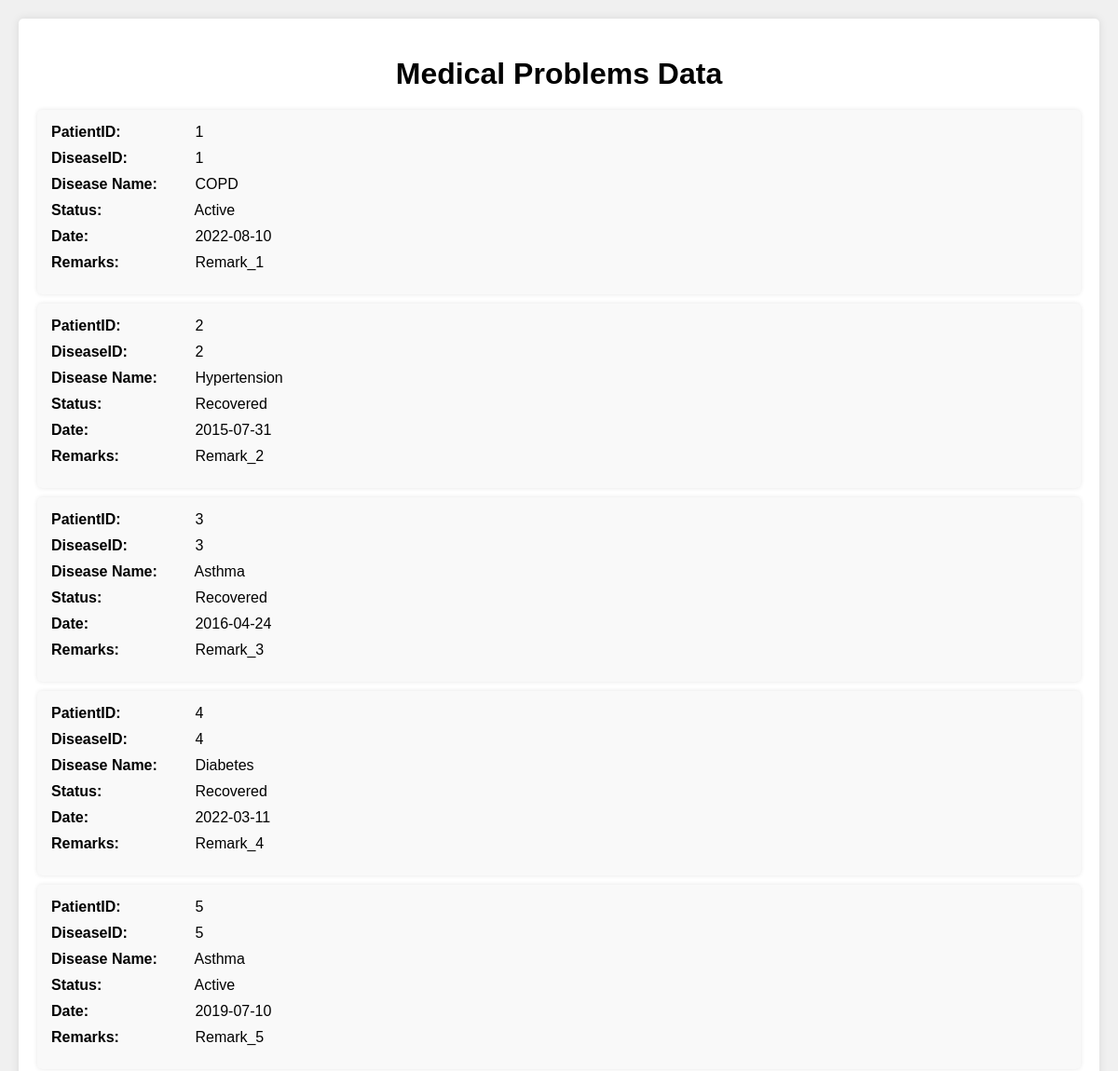
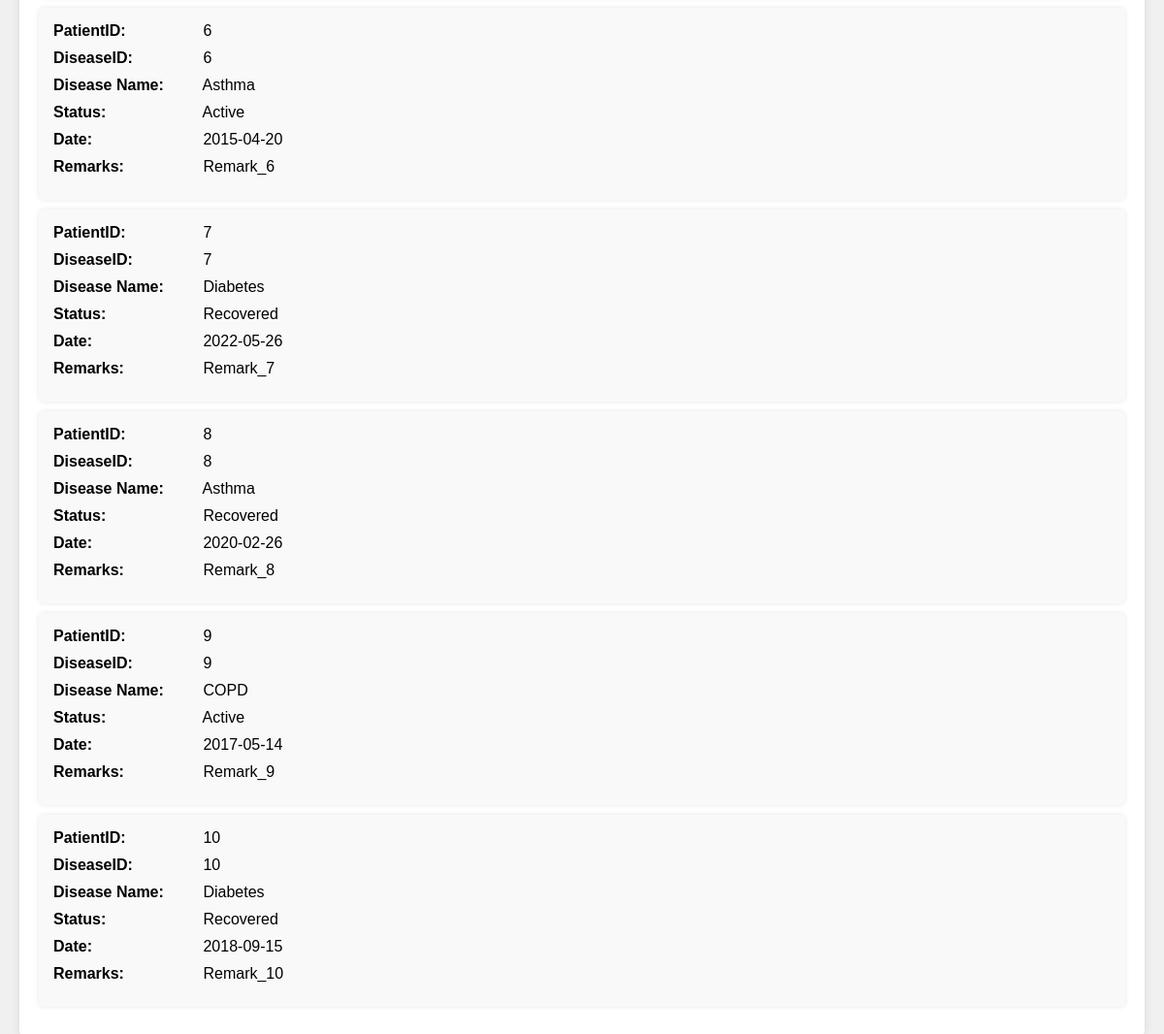
Page /medicalproblems on the committed database (2 pictures, top to bottom).
### tables this page shows
CREATE TABLE MedicalProblems (
                DiseaseID INTEGER PRIMARY KEY AUTOINCREMENT,
                PatientID INTEGER,
                DiseaseName TEXT,
                Status TEXT,
                Date DATE,
                image BLOB,
                remarks TEXT
            );

### app.py (the view)
@app.route('/medicalproblems', methods=['GET'])
def fetch_medicalproblems():
    conn = get_db_connection(2)
    cursor = conn.cursor()
    cursor.execute("SELECT * FROM MedicalProblems")
    rows = cursor.fetchall()
    cursor.close()
    conn.close()
    return render_template('medicalproblems.html', rows=rows)

### database.py (called while the page is built)
def get_db_connection(database):
    if database == 1:
        conn = sqlite3.connect('Details.db')
        conn.row_factory = sqlite3.Row
        return conn
    elif database == 2:
        conn = sqlite3.connect('History.db')
        conn.row_factory = sqlite3.Row
        return conn

### templates/medicalproblems.html (shortened to what this page needs)
<!DOCTYPE html>
<html lang="en">
<head>
    <link rel="stylesheet" href="{{ url_for('static', filename='style.css') }}">
</head>
<body>
    <div class="container">
        <h1>Medical Problems Data</h1>
        {% for row in rows %}
        <div class="record">
            <div><strong>PatientID:</strong> {{ row['PatientID'] }}</div>
            <div><strong>DiseaseID:</strong> {{ row['DiseaseID'] }}</div>
            <div><strong>Disease Name:</strong> {{ row['DiseaseName'] }}</div>
            <div><strong>Status:</strong> {{ row['Status'] }}</div>
            <div><strong>Date:</strong> {{ row['Date'] }}</div>
            <div><strong>Remarks:</strong> {{ row['remarks'] }}</div>
        </div>
        {% endfor %}
    </div>
</body>
</html>

### static/style.css (style rules this page uses)
body { font-family: Arial, sans-serif; background-color: #f0f0f0; margin: 0; padding: 20px; }
.container { background-color: #fff; padding: 20px; border-radius: 5px; box-shadow: 0 0 10px rgba(0, 0, 0, 0.1); }
h1 { text-align: center; margin-bottom: 20px; }
.record { background-color: #f9f9f9; padding: 15px; border-radius: 5px; margin-bottom: 10px; box-shadow: 0 0 5px rgba(0, 0, 0, 0.1); }
.record div { margin-bottom: 10px; }
.record div strong { display: inline-block; width: 150px; }

### rows in the picture
MedicalProblems: PatientID "1", DiseaseID "1", DiseaseName "COPD", Status "Active", Date "2022-08-10", remarks "Remark_1"
MedicalProblems: PatientID "2", DiseaseID "2", DiseaseName "Hypertension", Status "Recovered", Date "2015-07-31", remarks "Remark_2"
MedicalProblems: PatientID "3", DiseaseID "3", DiseaseName "Asthma", Status "Recovered", Date "2016-04-24", remarks "Remark_3"
MedicalProblems: PatientID "4", DiseaseID "4", DiseaseName "Diabetes", Status "Recovered", Date "2022-03-11", remarks "Remark_4"
MedicalProblems: PatientID "5", DiseaseID "5", DiseaseName "Asthma", Status "Active", Date "2019-07-10", remarks "Remark_5"
MedicalProblems: PatientID "6", DiseaseID "6", DiseaseName "Asthma", Status "Active", Date "2015-04-20", remarks "Remark_6"
MedicalProblems: PatientID "7", DiseaseID "7", DiseaseName "Diabetes", Status "Recovered", Date "2022-05-26", remarks "Remark_7"
MedicalProblems: PatientID "8", DiseaseID "8", DiseaseName "Asthma", Status "Recovered", Date "2020-02-26", remarks "Remark_8"
MedicalProblems: PatientID "9", DiseaseID "9", DiseaseName "COPD", Status "Active", Date "2017-05-14", remarks "Remark_9"
MedicalProblems: PatientID "10", DiseaseID "10", DiseaseName "Diabetes", Status "Recovered", Date "2018-09-15", remarks "Remark_10"
